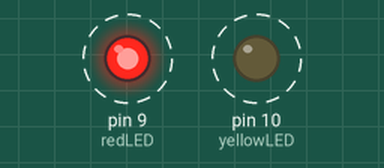
Recording of a sketch running on a simulated Arduino Uno, built with avr-gcc and run on an emulated ATmega328P. On the bench: output pins drawn as LEDs (lit = HIGH). Dashed ring = blinking.

Above: at 0.12 s.
Timing chart, 0 to 3.0 s (numbered marks = the images above):
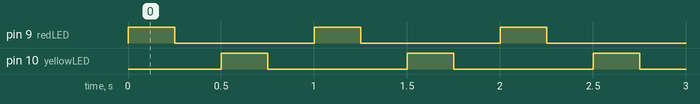

The sketch:

Arduino_Les_1_3_Meerdere_LED.ino
```cpp
//Door kommentaar toe te voegen kan iedereen precies zien wat je doet

int redLED=9;                //dit is de rode LED op pin 9
int yellowLED=10;            //dit is de gele LED op pin 10
int redOnTime=250;           //dit is de tijd dat redLED aan is
int redOffTime=250;          //dit is de tijd dat redLED uit is
int yellowOnTime=250;        //dit is de tijd dat yellowLED aan is
int yellowOffTime=250;       //dit is de tijd dat yellowLED uit is

void setup(){

  pinMode(redLED, OUTPUT);    //redLED (eigenlijk pin 9) is een output
  pinMode(yellowLED, OUTPUT); //yellowLED (eigenlijk pin 10) is een output

}
void loop(){

  digitalWrite(redLED, HIGH);    //redLED aan zetten
  delay(redOnTime);              //wachten
  digitalWrite(redLED, LOW);     //redLED uit zetten
  delay(redOffTime);             //wachten

  digitalWrite(yellowLED, HIGH); //yellowLED aan
  delay (yellowOnTime);          //wachten
  digitalWrite(yellowLED,LOW);   //yellowLED uit
  delay (yellowOffTime);         //wachten

}
```

Measured:
- by itself, pin 9 (redLED), pin 10 (yellowLED): alternates HIGH for 0.25 s and LOW for 0.75 s
- by itself, everything shown: repeats every 1.0 s, in 4 steps
